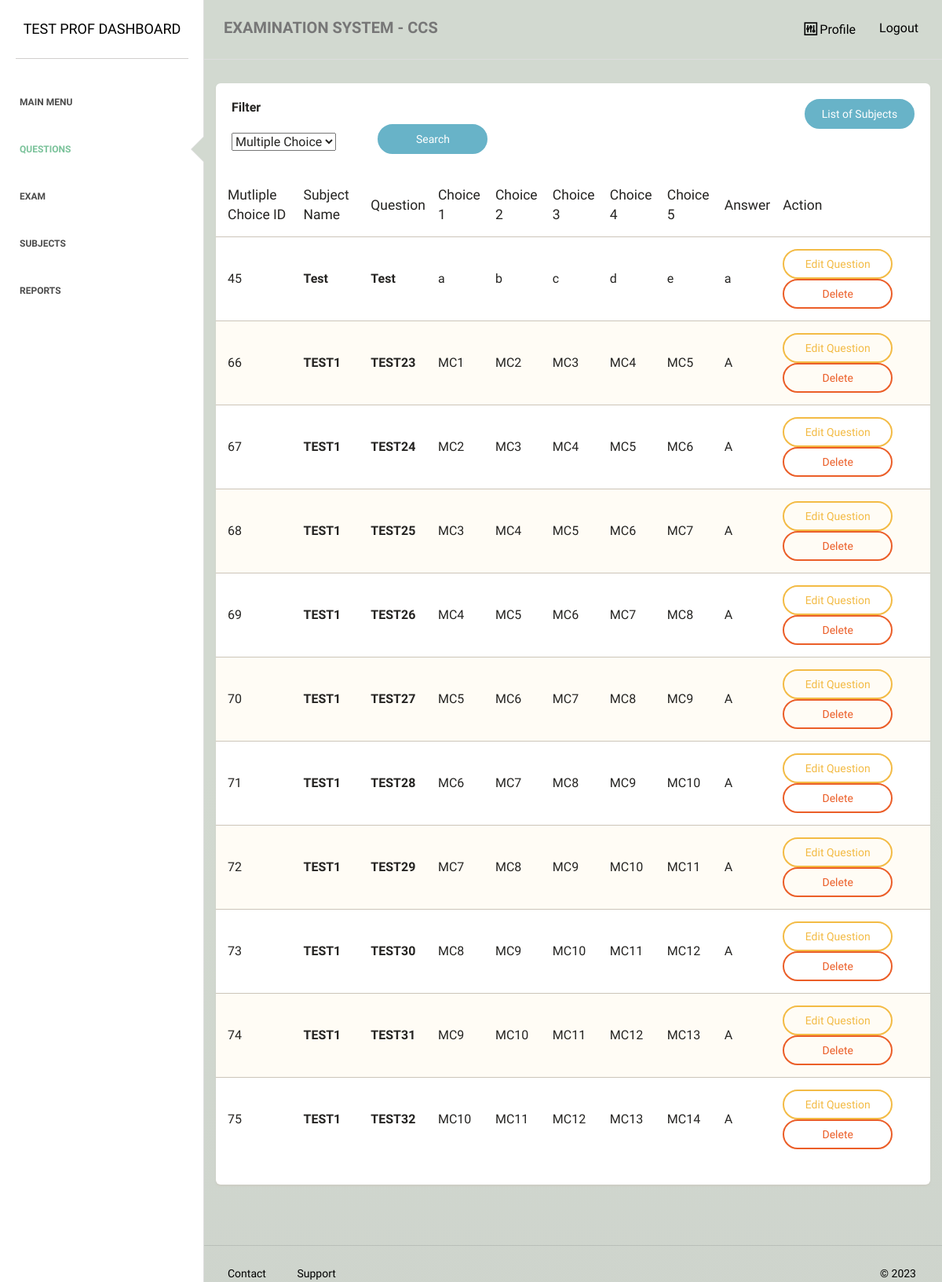
Page /faculty/questions/index.php (signed in) on the earlier database version.
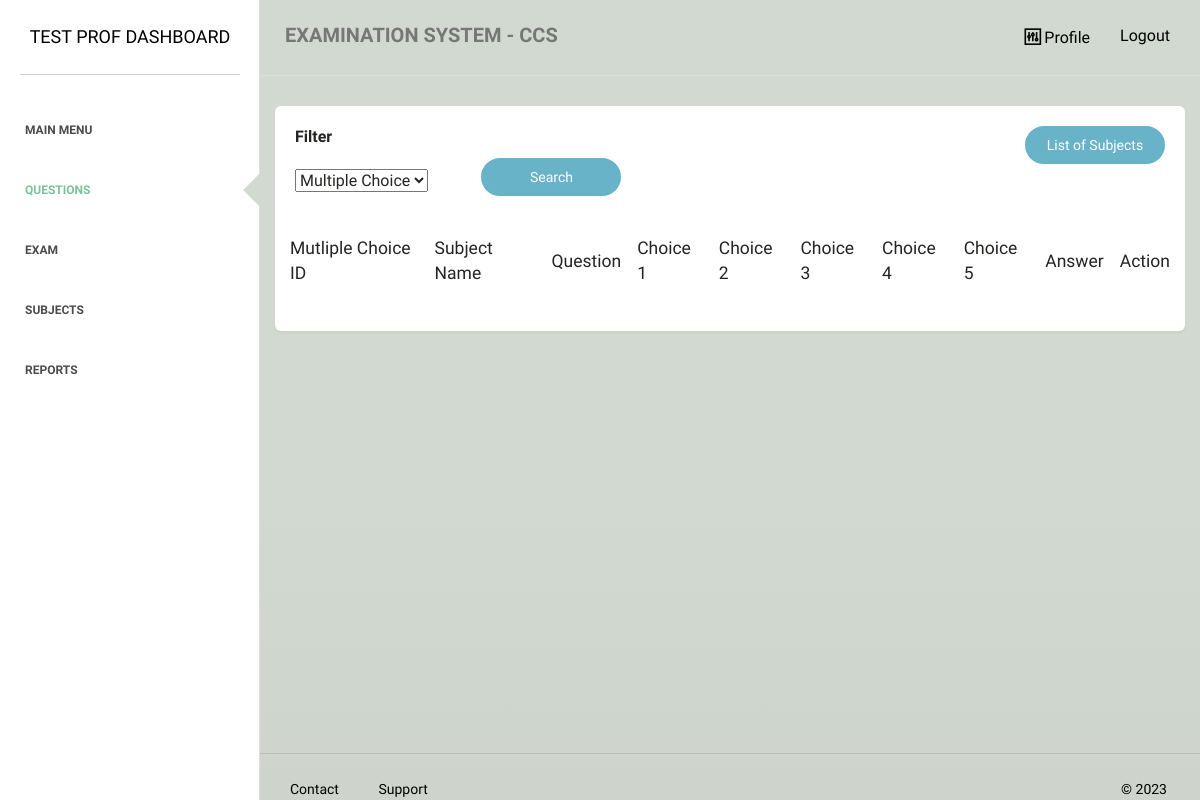
Same page on the later database version.
### tables this page shows
CREATE TABLE `multiplechoice` (
  `exammulti_id` int(255) NOT NULL,
  `subject` varchar(255) NOT NULL,
  `subject_id` varchar(255) NOT NULL,
  `question` varchar(255) NOT NULL,
  `A` varchar(255) NOT NULL,
  `B` varchar(255) NOT NULL,
  `C` varchar(255) NOT NULL,
  `D` varchar(255) NOT NULL,
  `E` varchar(255) NOT NULL,
  `answer` varchar(255) NOT NULL,
  `yearlevel` varchar(50) NOT NULL,
  `grading_period` varchar(200) NOT NULL,
  `semester` varchar(50) NOT NULL,
  `profname` varchar(200) NOT NULL,
  `prof_id` int(50) NOT NULL
);

### faculty/questions/index.php (the view, shortened to what the changed rows need)
<?php
require_once "../../dbconnect.php";
$search = $_GET['search1'] ?? 'multiplechoice';
$statement = $pdo->prepare("SELECT * FROM $search where prof_id = :prof_id");
$statement->bindValue(':prof_id', $_SESSION["id"]);
$statement->execute();
$procdata = $statement->fetchAll(PDO::FETCH_ASSOC);
?>
<!doctype html>
<html lang="en">
<head>
    <link href="../../assets/css/main.css" rel="stylesheet" />
    <link href="../../assets/css/animate.css" rel="stylesheet"/>
    <link href="../../assets/css/paper-dashboard.css" rel="stylesheet"/>
    <link href="../../assets/css/demo.css" rel="stylesheet" />
    <link href="http://maxcdn.bootstrapcdn.com/font-awesome/latest/css/font-awesome.min.css" rel="stylesheet">
    <link href="../../assets/css/themify-icons.css" rel="stylesheet">
</head>
<body>
<div class="wrapper">
    <div class="main-panel">
        <div class="content">
            <div class="container-fluid">
                <div class="row">
                    <div class="">
                        <div class="card ">
                            <div class="content table-responsive table-full-width">
                                <table class="table table-striped">
                                    <thead>
                                        <?php if ($search == 'multiplechoice'): ?>
                                        <th>Mutliple Choice ID</th>
                                    	<th>Subject Name</th>
                                    	<th>Question</th>
                                    	<th>Choice 1</th>
                                    	<th>Choice 2</th>
                                    	<th>Choice 3</th>
                                    	<th>Choice 4</th>
                                    	<th>Choice 5</th>
                                    	<th>Answer</th>
                                    	<th>Action</th>
                                        <?php endif;?>
                                    </thead>
                                    <tbody>
                                        <?php foreach ($procdata as $i => $item): ?>
                                        <tr>
                                        	<td style="font-size:medium;">
                                                <?php if ($search == 'multiplechoice'): ?>
                                                    <?php echo $item['exammulti_id']; ?>
                                                <?php endif;?>
                                            </td>
                                        	<td style="font-size:medium;"><b><?php echo $item['subject']; ?></b></td>
                                        	<td style="font-size:medium;"><b><?php echo $item['question']; ?></b></td>
                                            <?php if ($search == 'multiplechoice'): ?>
                                                <td style="font-size:medium;"><?php echo $item['A']; ?></td>
                                                <td style="font-size:medium;"><?php echo $item['B']; ?></td>
                                                <td style="font-size:medium;"><?php echo $item['C']; ?></td>
                                                <td style="font-size:medium;"><?php echo $item['D']; ?></td>
                                                <td style="font-size:medium;"><?php echo $item['E']; ?></td>
                                            <?php endif;?>
                                            <td style="font-size:medium;"><?php echo $item['answer']; ?></td>
                                        	<td style="text-align:left;">
                                                <?php if ($search == 'multiplechoice'): ?>
                                                    <a href="update.php?exammulti_id=<?php echo $item['exammulti_id']; ?>" class="btn btn-warning btn-wd">Edit Question</a>
                                                    <a href="delete.php?exammulti_id=<?php echo $item['exammulti_id']; ?>" class="btn btn-danger btn-wd">Delete</a>
                                                <?php endif;?>
                                            </td>
                                        </tr>
                                        <?php endforeach;?>
                                    </tbody>
                                </table>
                            </div>
                        </div>
                    </div>
                </div>
            </div>
        </div>
    </div>
</div>
</body>
</html>

Differences in the rows shown:
removed multiplechoice: exammulti_id "45", subject "Test", question "Test", A "a", B "b", C "c", D "d", E "e", answer "a"
removed multiplechoice: exammulti_id "66", subject "TEST1", question "TEST23", A "MC1", B "MC2", C "MC3", D "MC4", E "MC5", answer "A"
removed multiplechoice: exammulti_id "67", subject "TEST1", question "TEST24", A "MC2", B "MC3", C "MC4", D "MC5", E "MC6", answer "A"
removed multiplechoice: exammulti_id "68", subject "TEST1", question "TEST25", A "MC3", B "MC4", C "MC5", D "MC6", E "MC7", answer "A"
removed multiplechoice: exammulti_id "69", subject "TEST1", question "TEST26", A "MC4", B "MC5", C "MC6", D "MC7", E "MC8", answer "A"
removed multiplechoice: exammulti_id "70", subject "TEST1", question "TEST27", A "MC5", B "MC6", C "MC7", D "MC8", E "MC9", answer "A"
removed multiplechoice: exammulti_id "71", subject "TEST1", question "TEST28", A "MC6", B "MC7", C "MC8", D "MC9", E "MC10", answer "A"
removed multiplechoice: exammulti_id "72", subject "TEST1", question "TEST29", A "MC7", B "MC8", C "MC9", D "MC10", E "MC11", answer "A"
removed multiplechoice: exammulti_id "73", subject "TEST1", question "TEST30", A "MC8", B "MC9", C "MC10", D "MC11", E "MC12", answer "A"
removed multiplechoice: exammulti_id "74", subject "TEST1", question "TEST31", A "MC9", B "MC10", C "MC11", D "MC12", E "MC13", answer "A"
removed multiplechoice: exammulti_id "75", subject "TEST1", question "TEST32", A "MC10", B "MC11", C "MC12", D "MC13", E "MC14", answer "A"
